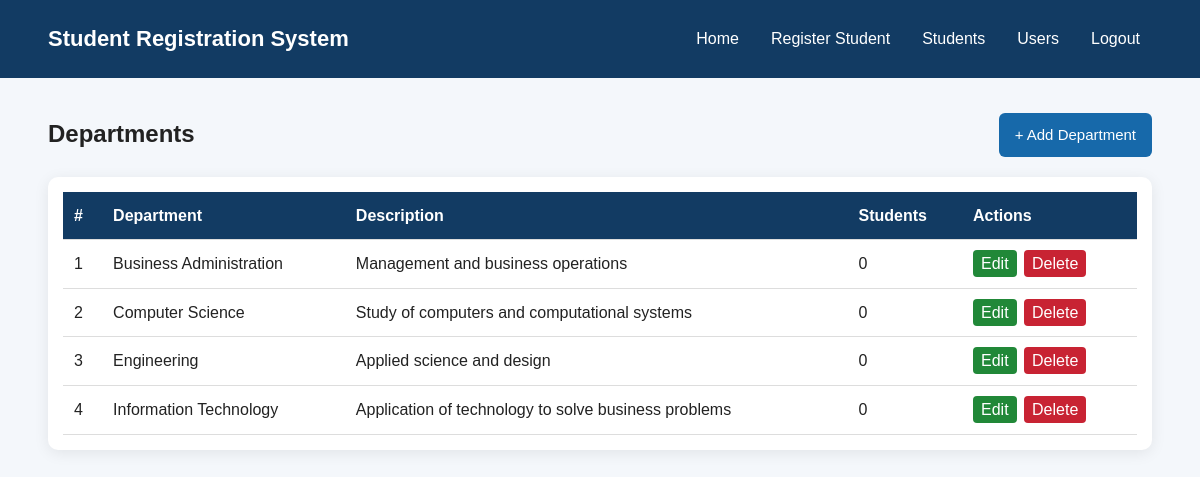
/department_view.php (signed in), run on the app's committed database.
### tables this page shows
CREATE TABLE IF NOT EXISTS department (
    id INT AUTO_INCREMENT PRIMARY KEY,
    department_name VARCHAR(100) NOT NULL UNIQUE,
    description TEXT
);

### department_view.php (the view, shortened to what this page needs)
<?php
require_once "connection.php";
$is_admin = ($_SESSION['role'] ?? 'User') === 'Admin';
$result = mysqli_query($conn,
    "SELECT d.*, COUNT(s.id) AS student_count
     FROM department d
     LEFT JOIN students s ON d.id = s.department_id
     GROUP BY d.id
     ORDER BY d.department_name"
);
?>
<!DOCTYPE html>
<html lang="en">
<head>
    <link rel="stylesheet" href="style.css">
</head>
<body>
<header>
    <div class="container nav">
        <h1>Student Registration System</h1>
        <nav>
            <a href="<?= $is_admin ? 'admin_dashboard.php' : 'user_dashboard.php' ?>">Home</a>
            <a href="student_add.php">Register Student</a>
            <a href="student_view.php">Students</a>
            <?php if ($is_admin): ?>
                <a href="admin_users.php">Users</a>
            <?php endif; ?>
            <a href="logout.php">Logout</a>
        </nav>
    </div>
</header>
<main class="container">
    <div class="page-title">
        <h2>Departments</h2>
        <a class="btn" href="department_add.php">+ Add Department</a>
    </div>
    <div class="table-box">
        <table>
            <thead>
                <tr>
                    <th>#</th>
                    <th>Department</th>
                    <th>Description</th>
                    <th>Students</th>
                    <th>Actions</th>
                </tr>
            </thead>
            <tbody>
            <?php if (mysqli_num_rows($result) > 0): ?>
                <?php $n=1; while ($row = mysqli_fetch_assoc($result)): ?>
                    <tr>
                        <td><?= $n++ ?></td>
                        <td><?= htmlspecialchars($row['department_name']) ?></td>
                        <td><?= htmlspecialchars($row['description']) ?></td>
                        <td><?= $row['student_count'] ?></td>
                        <td class="actions">
                            <a class="edit" href="department_edit.php?id=<?= $row['id'] ?>">Edit</a>
                            <a class="delete" href="department_delete.php?id=<?= $row['id'] ?>"
                               onclick="return confirm('Delete this department? It can only be deleted if it has no students.');">Delete</a>
                        </td>
                    </tr>
                <?php endwhile; ?>
            <?php else: ?>
                <tr><td colspan="5" class="empty">No departments available.</td></tr>
            <?php endif; ?>
            </tbody>
        </table>
    </div>
</main>
</body>
</html>

### style.css (style rules this page uses)
* { box-sizing: border-box; margin: 0; padding: 0; }
body { font-family: Arial, sans-serif; background: #f4f7fb; color: #222; line-height: 1.6; }
.container { width: 92%; max-width: 1200px; margin: auto; }
header { background: #123b63; color: white; padding: 18px 0; }
.nav { display: flex; align-items: center; justify-content: space-between; gap: 20px; }
.nav h1 { font-size: 22px; }
nav { display: flex; gap: 8px; flex-wrap: wrap; }
nav a { color: white; text-decoration: none; padding: 8px 12px; border-radius: 5px; }
.btn { display: inline-block; border: none; background: #1769aa; color: white; text-decoration: none; padding: 10px 16px; border-radius: 6px; cursor: pointer; font-size: 15px; }
.page-title { display: flex; justify-content: space-between; align-items: center; margin: 35px 0 20px; }
.table-box { background: white; padding: 15px; border-radius: 10px; box-shadow: 0 3px 15px rgba(0, 0, 0, 0.08); overflow-x: auto; margin-bottom: 40px; }
table { width: 100%; border-collapse: collapse; }
th, td { padding: 11px; border-bottom: 1px solid #ddd; text-align: left; }
th { background: #123b63; color: white; }
.actions { white-space: nowrap; }
.actions a { text-decoration: none; padding: 5px 8px; border-radius: 4px; margin-right: 3px; }
.edit { color: white; background: #218838; }
.delete { color: white; background: #c82333; }

### data on the page
department: department_name "Business Administration", description "Management and business operations", student_count "0"
department: department_name "Computer Science", description "Study of computers and computational systems", student_count "0"
department: department_name "Engineering", description "Applied science and design", student_count "0"
department: department_name "Information Technology", description "Application of technology to solve business problems", student_count "0"
